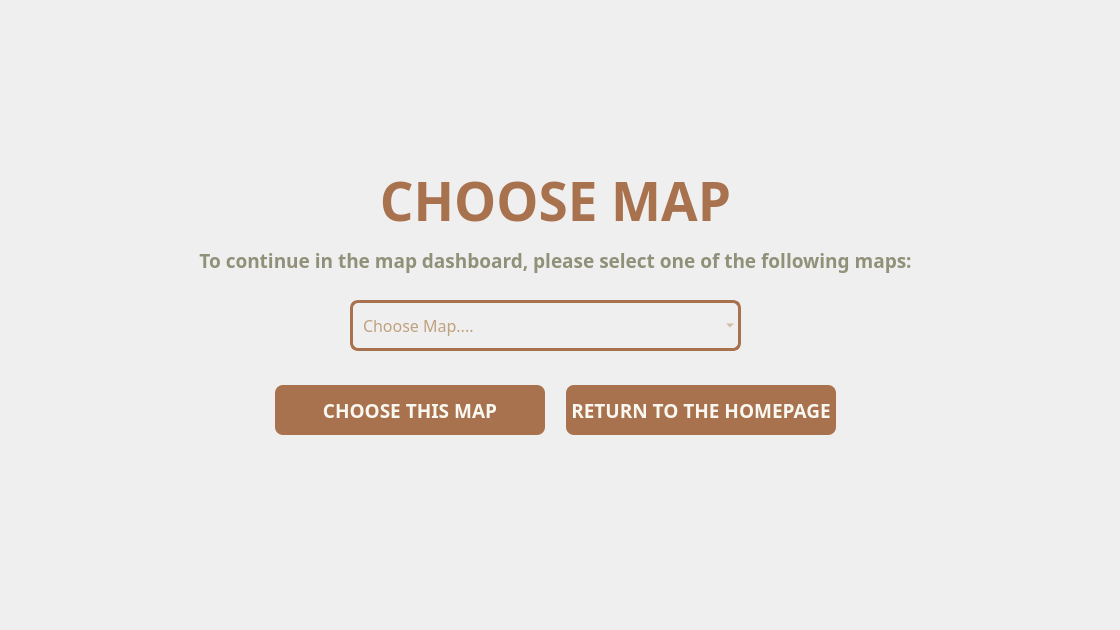
<?xml version="1.0" encoding="UTF-8"?>
<ui version="4.0">
 <class>choosemap</class>
 <widget class="QWidget" name="choosemap">
  <property name="geometry">
   <rect>
    <x>0</x>
    <y>0</y>
    <width>1120</width>
    <height>630</height>
   </rect>
  </property>
  <property name="minimumSize">
   <size>
    <width>1120</width>
    <height>630</height>
   </size>
  </property>
  <property name="maximumSize">
   <size>
    <width>1120</width>
    <height>630</height>
   </size>
  </property>
  <property name="windowTitle">
   <string>Form</string>
  </property>
  <widget class="QLabel" name="maperror_h">
   <property name="geometry">
    <rect>
     <x>300</x>
     <y>150</y>
     <width>511</width>
     <height>101</height>
    </rect>
   </property>
   <property name="font">
    <font>
     <family>Dosis</family>
     <pointsize>40</pointsize>
     <bold>true</bold>
    </font>
   </property>
   <property name="styleSheet">
    <string notr="true">QLabel {
		color: #A9724E;
}</string>
   </property>
   <property name="text">
    <string>CHOOSE MAP</string>
   </property>
   <property name="alignment">
    <set>Qt::AlignCenter</set>
   </property>
  </widget>
  <widget class="QWidget" name="horizontalLayoutWidget_2">
   <property name="geometry">
    <rect>
     <x>260</x>
     <y>370</y>
     <width>591</width>
     <height>80</height>
    </rect>
   </property>
   <layout class="QHBoxLayout" name="horizontalLayout_3">
    <item>
     <widget class="QPushButton" name="choosemap_3">
      <property name="maximumSize">
       <size>
        <width>270</width>
        <height>50</height>
       </size>
      </property>
      <property name="font">
       <font>
        <family>Dosis</family>
        <pointsize>14</pointsize>
        <bold>true</bold>
       </font>
      </property>
      <property name="styleSheet">
       <string notr="true">QPushButton {
		color: #F8F8F1;
		background-color: #A9724E;
		border: none;
		border-radius: 8px;
}

QPushButton:hover {
		color: #F8F8F1;
		background-color: #BFA17E;
		border: none;
		border-radius:8px;
}

QPushButton:pressed {
		color: #F8F8F1;
		background-color: #BFA17E;
		border: none;
        border-radius: 8px;
}</string>
      </property>
      <property name="text">
       <string>CHOOSE THIS MAP</string>
      </property>
     </widget>
    </item>
    <item>
     <widget class="QPushButton" name="addmaperror_return_2">
      <property name="maximumSize">
       <size>
        <width>270</width>
        <height>50</height>
       </size>
      </property>
      <property name="font">
       <font>
        <family>Dosis</family>
        <pointsize>14</pointsize>
        <bold>true</bold>
       </font>
      </property>
      <property name="styleSheet">
       <string notr="true">QPushButton {
		color: #F8F8F1;
		background-color: #A9724E;
		border: none;
		border-radius: 8px;
}

QPushButton:hover {
		color: #F8F8F1;
		background-color: #BFA17E;
		border: none;
		border-radius:8px;
}

QPushButton:pressed {
		color: #F8F8F1;
		background-color: #BFA17E;
		border: none;
        border-radius: 8px;
}</string>
      </property>
      <property name="text">
       <string>RETURN TO THE HOMEPAGE</string>
      </property>
     </widget>
    </item>
   </layout>
  </widget>
  <widget class="QLabel" name="welcome_message_h2_2">
   <property name="geometry">
    <rect>
     <x>170</x>
     <y>210</y>
     <width>771</width>
     <height>101</height>
    </rect>
   </property>
   <property name="font">
    <font>
     <family>Dosis</family>
     <pointsize>14</pointsize>
     <bold>true</bold>
    </font>
   </property>
   <property name="styleSheet">
    <string notr="true">QLabel {
		color: #909178;
}</string>
   </property>
   <property name="text">
    <string>To continue in the map dashboard, please select one of the following maps:</string>
   </property>
   <property name="alignment">
    <set>Qt::AlignCenter</set>
   </property>
  </widget>
  <widget class="QComboBox" name="choosemap_comboBox">
   <property name="geometry">
    <rect>
     <x>350</x>
     <y>300</y>
     <width>391</width>
     <height>51</height>
    </rect>
   </property>
   <property name="font">
    <font>
     <family>Dosis</family>
     <pointsize>12</pointsize>
    </font>
   </property>
   <property name="styleSheet">
    <string notr="true">QComboBox {
color:#BFA17E;
background: transparent;
border: 3px solid #A9724E;
border-radius: 8px; 
padding: 10px;
}</string>
   </property>
   <property name="editable">
    <bool>false</bool>
   </property>
   <property name="currentText">
    <string>Choose Map....</string>
   </property>
   <property name="placeholderText">
    <string/>
   </property>
   <item>
    <property name="text">
     <string>Choose Map....</string>
    </property>
   </item>
  </widget>
 </widget>
 <resources/>
 <connections/>
</ui>
